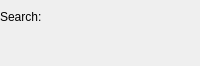
           <widget class="QWidget" name="pSearchHeader">
            <property name="sizePolicy">
             <sizepolicy hsizetype="Expanding" vsizetype="Fixed">
              <horstretch>0</horstretch>
              <verstretch>0</verstretch>
             </sizepolicy>
            </property>
            <property name="minimumSize">
             <size>
              <width>0</width>
              <height>66</height>
             </size>
            </property>
            <property name="maximumSize">
             <size>
              <width>16777215</width>
              <height>66</height>
             </size>
            </property>
            <layout class="QVBoxLayout" name="searchHeaderLayout">
             <property name="spacing">
              <number>0</number>
             </property>
             <property name="leftMargin">
              <number>0</number>
             </property>
             <property name="topMargin">
              <number>0</number>
             </property>
             <property name="rightMargin">
              <number>0</number>
             </property>
             <property name="bottomMargin">
              <number>0</number>
             </property>
             <item>
              <layout class="QHBoxLayout" name="searchTextHeaderLayout">
               <property name="spacing">
                <number>0</number>
               </property>
               <item>
                <widget class="QLabel" name="lSearch">
                 <property name="minimumSize">
                  <size>
                   <width>0</width>
                   <height>0</height>
                  </size>
                 </property>
                 <property name="maximumSize">
                  <size>
                   <width>16777215</width>
                   <height>16777215</height>
                  </size>
                 </property>
                 <property name="text">
                  <string>Search:</string>
                 </property>
                </widget>
               </item>
               <item>
                <widget class="QLabel" name="lTextSearch">
                 <property name="sizePolicy">
                  <sizepolicy hsizetype="Expanding" vsizetype="Preferred">
                   <horstretch>0</horstretch>
                   <verstretch>0</verstretch>
                  </sizepolicy>
                 </property>
                 <property name="minimumSize">
                  <size>
                   <width>0</width>
                   <height>0</height>
                  </size>
                 </property>
                 <property name="maximumSize">
                  <size>
                   <width>16777215</width>
                   <height>16777215</height>
                  </size>
                 </property>
                 <property name="text">
                  <string/>
                 </property>
                </widget>
               </item>
              </layout>
             </item>
             <item>
              <widget class="QLabel" name="lNbResults">
               <property name="minimumSize">
                <size>
                 <width>0</width>
                 <height>0</height>
                </size>
               </property>
               <property name="maximumSize">
                <size>
                 <width>16777215</width>
                 <height>16777215</height>
                </size>
               </property>
               <property name="text">
                <string/>
               </property>
              </widget>
             </item>
            </layout>
           </widget>
